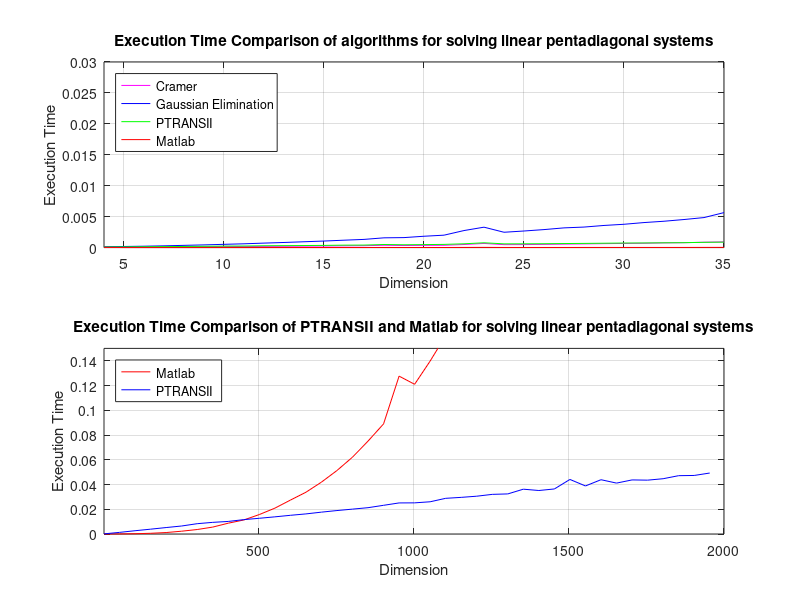

Reproduce this figure in MATLAB.
function erg1_16_randi()
clc;
np=35;
Np=4:np;
[~,cols]=size(Np);
n=10;
sum_tM=zeros(1,cols); avg_tM=zeros(1,cols);
sum_tG=zeros(1,cols); avg_tG=zeros(1,cols);
sum_tC=zeros(1,cols); avg_tC=zeros(1,cols);
sum_tP=zeros(1,cols); avg_tP=zeros(1,cols);

for N=4:np
k=N-3;
for l=1:3


ee = randi([1,n+1],1,N-2);
cc = randi([1,n+1],1,N-1);
dd = randi([1,n+1],1,N);
aa = randi([1,n+1],1,N-1);
bb = randi([1,n+1],1,N-2);

p=pentadiagonal(ee,cc,dd,aa,bb);

y= randi([1,10*n+1],1,N);

b=y';

tic;xM=(p\b)'; tM=toc;
sum_tM(k)= sum_tM(k)+tM;

tic;xP=PTRANSII(N,ee,cc,dd,aa,bb,y); tP=toc;
sum_tP(k)= sum_tP(k)+tP;

tic;xC=cramer(p,b)'; tC=toc;
sum_tC(k)= sum_tC(k)+tC;

tic;xG= gaussianElimination(p,b)'; tG=toc;
sum_tG(k)= sum_tG(k)+tG;

% fprintf("REPETITION %d - THE RESOLUTION TIME OF THE 5-DIAG SYSTEM WITH MATLAB IS:  %12.10f", l, tM);
% fprintf("REPETITION %d - THE RESOLUTION TIME OF THE 5-DIAG SYSTEM WITH PTRANSII IS:  %12.10f", l, tP);
% fprintf("REPETITION %d - THE RESOLUTION TIME OF THE 5-DIAG SYSTEM WITH CRAMER IS:  %12.10f", l, tC);
% fprintf("REPETITION %d - THE RESOLUTION TIME OF THE 5-DIAG SYSTEM WITH GAUSSIAN ELIMINATION IS:  %12.10f", l, tG);

%disp("xP= "); disp(xP);

eM=norm(xP-xM);
eC=norm(xP-xC);
eG=norm(xP-xG); 
end

avg_tM(k)=sum_tM(k)/l;
avg_tP(k)=sum_tP(k)/l;
avg_tC(k)=sum_tC(k)/l;
avg_tG(k)=sum_tG(k)/l;

fprintf("\nDIMENSION %d\n",N);
fprintf("THE AVERAGE RESOLUTION TIME OF THE 5-DIAG SYSTEM WITH CRAMER IS:  %12.10f\n", avg_tC(k));
fprintf("THE AVERAGE RESOLUTION TIME OF THE 5-DIAG SYSTEM WITH GAUSSIAN ELIMINATION IS:  %12.10f\n", avg_tG(k));
fprintf("THE AVERAGE RESOLUTION TIME OF THE 5-DIAG SYSTEM WITH MATLAB IS:  %12.10f\n", avg_tM(k));
fprintf("THE AVERAGE RESOLUTION TIME OF THE 5-DIAG SYSTEM WITH PTRANSII IS:  %12.10f\n", avg_tP(k));



end

subplot(2,1,1);
plot(Np,avg_tC,'m');
hold on;
title('Execution Time Comparison of algorithms for solving linear pentadiagonal systems');
xlabel('Dimension');
ylabel('Execution Time');
axis([4 cols+3 0 0.03]);
grid on;
plot(Np,avg_tG, 'b');
plot(Np,avg_tP, 'g');
plot(Np,avg_tM, 'r');
legend('Cramer', 'Gaussian Elimination', 'PTRANSII', 'Matlab');
legend('Location','northwest');

np=2000;
Np=4:50:np;
[~,cols]=size(Np);
sum2_tM=zeros(1,cols); avg2_tM=zeros(1,cols);
sum2_tP=zeros(1,cols); avg2_tP=zeros(1,cols);

for N=4:50:np

q=((N-4)/50)+1;

for l=1:3


ee = randi([1,n+1],1,N-2);
cc = randi([1,n+1],1,N-1);
dd = randi([1,n+1],1,N);
aa = randi([1,n+1],1,N-1);
bb = randi([1,n+1],1,N-2);

p=pentadiagonal(ee,cc,dd,aa,bb);

y= randi([1,10*n+1],1,N);

b=y';

tic;xM=(p\b)'; tM=toc;
sum2_tM(q)= sum2_tM(q)+tM;

tic;xP=PTRANSII(N,ee,cc,dd,aa,bb,y); tP=toc;
sum2_tP(q)= sum2_tP(q)+tP;

% fprintf("REPETITION %d - THE RESOLUTION TIME OF THE 5-DIAG SYSTEM WITH MATLAB IS:  %12.10f", l, tM);
% fprintf("REPETITION %d - THE RESOLUTION TIME OF THE 5-DIAG SYSTEM WITH PTRANSII IS:  %12.10f", l, tP);
%disp("xP= "); disp(xP);

eM=norm(xP-xM);

end

avg2_tM(q)=sum2_tM(q)/l;
avg2_tP(q)=sum2_tP(q)/l;

fprintf("\nFOR DIMENSION: %d\n",N);
fprintf("THE AVERAGE RESOLUTION TIME OF THE 5-DIAG SYSTEM WITH MATLAB IS:  %12.10f\n", avg2_tM(q));
fprintf("THE AVERAGE RESOLUTION TIME OF THE 5-DIAG SYSTEM WITH PTRANSII IS:  %12.10f\n", avg2_tP(q));

end

subplot(2,1,2);
plot(Np, avg2_tM, 'r');
hold on;
title('Execution Time Comparison of PTRANSII and Matlab for solving linear pentadiagonal systems');
xlabel('Dimension');
ylabel('Execution Time');
axis([4 cols*50 0 0.15]);
grid on;
plot(Np,avg2_tP, 'b');
legend('Matlab', 'PTRANSII');
legend('Location','northwest');
hold off;

end

function p = pentadiagonal(ee,cc,dd,aa,bb)

p = diag(ee,-2)+diag(cc,-1)+diag(dd,0)+diag(aa,1)+diag(bb,2);

end

function [x,psi] = PTRANSII(n,ee,cc,dd,aa,bb,y)

e = [0 0 ee];
c = [0 cc];
d = dd;
a = [aa 0];
b = [bb 0 0];

psi(n)=d(n);
s(n)=c(n)/psi(n);
f(n)=e(n)/psi(n);
w(n)=y(n)/psi(n);
r(n-1)=a(n-1);
psi(n-1) = d(n-1) - (s(n)*r(n-1));
s(n-1) = (c(n-1)- (f(n)*r(n-1)))/psi(n-1); 
f(n-1) = e(n-1)/psi(n-1);  
w(n-1) = (y(n-1) - (w(n)*r(n-1)))/psi(n-1);

for i=n-2:-1:3
r(i)=a(i)-(s(i+2)*b(i));
psi(i)=d(i) - (f(i+2)*b(i)) - (s(i+1)*r(i));
s(i)=(c(i)-(f(i+1)*r(i)))/psi(i);
f(i)=e(i)/psi(i);
w(i)=(y(i)-(w(i+2)*b(i))-(w(i+1)*r(i)))/psi(i);
end

r(2)=a(2) - (s(4)*b(2));
psi(2)=d(2)-(f(4)*b(2))-(s(3)*r(2));
s(2)=(c(2)-(f(3)*r(2)))/psi(2);
r(1)=a(1)-(s(3)*b(1));
psi(1)=d(1)-(f(3)*b(1))-(s(2)*r(1));
w(2)=(y(2)-(w(4)*b(2))-(w(3)*r(2)))/psi(2);
w(1)=(y(1) -(w(3)*b(1))- (w(2)*r(1)))/psi(1);

x(1) = w(1);
x(2) = w(2) -(s(2)*x(1));

%disp("psi:"); 
%disp(psi);

for i = 3:1:n
x(i) = (w(i) - (s(i)*x(i-1)) - (f(i)*x(i-2)));
end

%disp("x:");
%disp(x);

end

function x = cramer(A,b)
	P = det(A); 
	x = zeros(size(b));
	for j = 1:size(b)
        x(j) = det([A(:,1:j-1) b A(:,j+1:end)]) / P;
    end
end

function x = gaussianElimination(A, b)

	[~, n] = size(A);
	Ag = [A b];
	
	for k = 1:n - 1
		[~, m] = max(abs(Ag(k:n, k)));
		C = Ag(k, :);
		Ag(k, :) = Ag(m + k - 1, :);
		Ag(m + k - 1, :) = C;
		if Ag(k, k) == 0
			error('Matrix A is singular');
		end
		for i = k + 1:n
			r = Ag(i, k) / Ag(k, k);
			Ag(i, k:n + 1) = Ag(i, k:n + 1) - r * Ag(k, k: n + 1);
		end
end
	
	x = zeros(n, 1);
	x(n) = Ag(n, n + 1) / Ag(n, n);
	for k = n - 1:-1:1
		x(k) = (Ag(k, n + 1) - Ag(k, k + 1:n) * x(k + 1:n)) / Ag(k, k);
	end
end